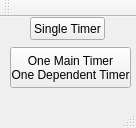
<?xml version="1.0" encoding="UTF-8"?>
<ui version="4.0">
 <class>MainWindow</class>
 <widget class="QMainWindow" name="MainWindow">
  <property name="geometry">
   <rect>
    <x>0</x>
    <y>0</y>
    <width>136</width>
    <height>128</height>
   </rect>
  </property>
  <property name="maximumSize">
   <size>
    <width>136</width>
    <height>128</height>
   </size>
  </property>
  <property name="windowTitle">
   <string>MainWindow</string>
  </property>
  <widget class="QWidget" name="centralWidget">
   <widget class="QPushButton" name="pushButton">
    <property name="geometry">
     <rect>
      <x>30</x>
      <y>0</y>
      <width>75</width>
      <height>23</height>
     </rect>
    </property>
    <property name="text">
     <string>Single Timer</string>
    </property>
   </widget>
   <widget class="QPushButton" name="pushButton_2">
    <property name="geometry">
     <rect>
      <x>10</x>
      <y>30</y>
      <width>121</width>
      <height>41</height>
     </rect>
    </property>
    <property name="text">
     <string>One Main Timer
One Dependent Timer</string>
    </property>
   </widget>
  </widget>
  <widget class="QMenuBar" name="menuBar">
   <property name="geometry">
    <rect>
     <x>0</x>
     <y>0</y>
     <width>136</width>
     <height>21</height>
    </rect>
   </property>
  </widget>
  <widget class="QToolBar" name="mainToolBar">
   <attribute name="toolBarArea">
    <enum>TopToolBarArea</enum>
   </attribute>
   <attribute name="toolBarBreak">
    <bool>false</bool>
   </attribute>
  </widget>
  <widget class="QStatusBar" name="statusBar"/>
 </widget>
 <layoutdefault spacing="6" margin="11"/>
 <resources/>
 <connections>
  <connection>
   <sender>pushButton</sender>
   <signal>clicked()</signal>
   <receiver>MainWindow</receiver>
   <slot>openSingle()</slot>
   <hints>
    <hint type="sourcelabel">
     <x>160</x>
     <y>85</y>
    </hint>
    <hint type="destinationlabel">
     <x>96</x>
     <y>146</y>
    </hint>
   </hints>
  </connection>
  <connection>
   <sender>pushButton_2</sender>
   <signal>clicked()</signal>
   <receiver>MainWindow</receiver>
   <slot>openDependent()</slot>
   <hints>
    <hint type="sourcelabel">
     <x>225</x>
     <y>104</y>
    </hint>
    <hint type="destinationlabel">
     <x>296</x>
     <y>106</y>
    </hint>
   </hints>
  </connection>
 </connections>
 <slots>
  <slot>openSingle()</slot>
  <slot>openDependent()</slot>
 </slots>
</ui>
